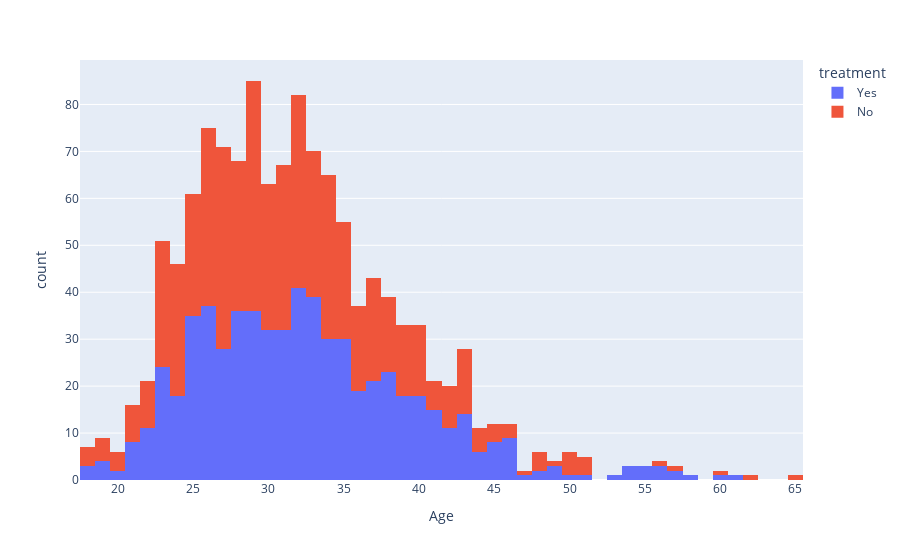

The cell this chart's notebook holds for it:
### Code cell
px.histogram(df, x = 'Age', color= 'treatment' )

### Figure 1 — Plotly figure (JSON) as saved in the notebook; plotly's stock layout.template omitted (floating-point values rounded to 4 significant figures; data arrays with more than 128 entries replaced by an {"elided": "..."} marker saying what was removed)
{"data": [{"alignmentgroup": "True", "bingroup": "x", "hovertemplate": "treatment=Yes<br>Age=%{x}<br>count=%{y}<extra></extra>", "legendgroup": "Yes", "marker": {"color": "#636efa", "pattern": {"shape": ""}}, "name": "Yes", "offsetgroup": "Yes", "orientation": "v", "showlegend": true, "type": "histogram", "x": {"elided": "631 int values"}, "xaxis": "x", "yaxis": "y"}, {"alignmentgroup": "True", "bingroup": "x", "hovertemplate": "treatment=No<br>Age=%{x}<br>count=%{y}<extra></extra>", "legendgroup": "No", "marker": {"color": "#EF553B", "pattern": {"shape": ""}}, "name": "No", "offsetgroup": "No", "orientation": "v", "showlegend": true, "type": "histogram", "x": {"elided": "619 int values"}, "xaxis": "x", "yaxis": "y"}], "layout": {"barmode": "relative", "legend": {"title": {"text": "treatment"}, "tracegroupgap": 0}, "margin": {"t": 60}, "xaxis": {"anchor": "y", "domain": [0, 1], "title": {"text": "Age"}}, "yaxis": {"anchor": "x", "domain": [0, 1], "title": {"text": "count"}}}}
